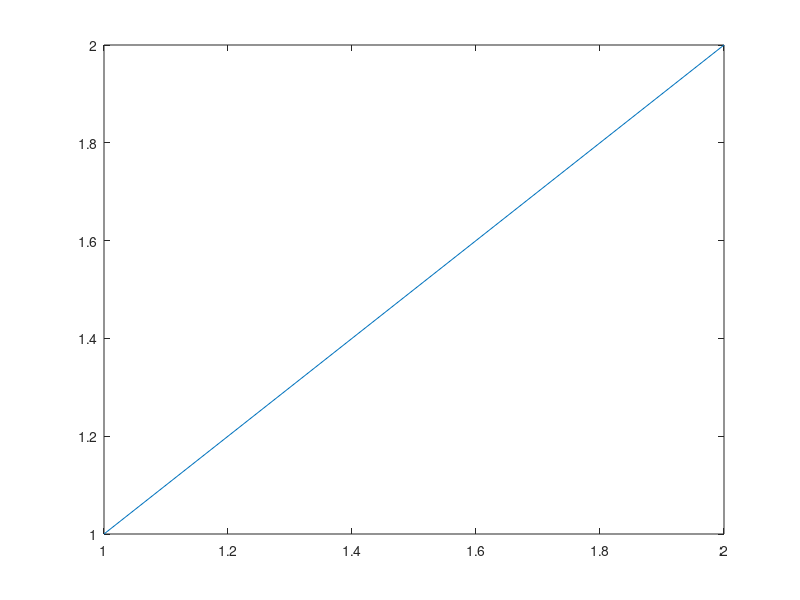

MATLAB code to generate this figure: (Note: this script raises an error after producing the figure.)
%taken from internet, creates gradient between two colors

% % ORIGINAL
% % create a default color map ranging from red to light pink
% length = 5;
% red = [1, 0, 0];
% pink = [255, 192, 203]/255;
% colors_p = [linspace(red(1),pink(1),length)', linspace(red(2),pink(2),length)', linspace(red(3),pink(3),length)'];

% ADAPTED
% create a default color map ranging from c1 to c2
length = 4;
c1 = [78 3 172]./255;
c2 = [249 212 255]./255;
colors = [linspace(c1(1),c2(1),length)', linspace(c1(2),c2(2),length)', linspace(c1(3),c2(3),length)']

figure(1)

for i= 1:length
    x=[i (1+i)];
    y=[i (1+i)];
    p=plot(x,y);
    p.LineWidth=15;
    p.Color=colors(i,:);
    p.DisplayName=['Color ' num2str(i)];
    
    hold on
    
end

set(gca, 'YLim', [1,max(y)]);
set(gca, 'XLim', [1,max(y)]);
legend show;
legend('Location','northwest');